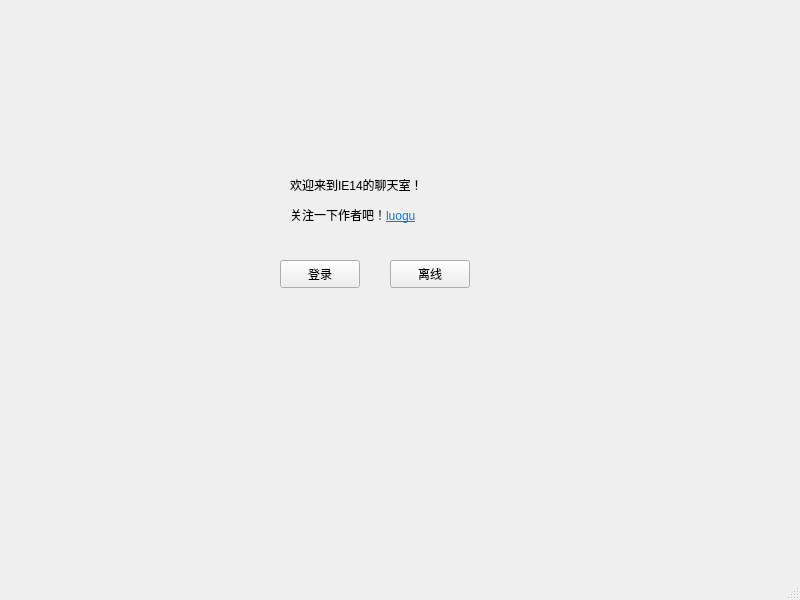
<?xml version="1.0" encoding="UTF-8"?>
<ui version="4.0">
 <class>MainWindow</class>
 <widget class="QMainWindow" name="MainWindow">
  <property name="geometry">
   <rect>
    <x>0</x>
    <y>0</y>
    <width>800</width>
    <height>600</height>
   </rect>
  </property>
  <property name="windowTitle">
   <string>MainWindow</string>
  </property>
  <widget class="QWidget" name="centralwidget">
   <widget class="QPushButton" name="login">
    <property name="geometry">
     <rect>
      <x>280</x>
      <y>260</y>
      <width>80</width>
      <height>28</height>
     </rect>
    </property>
    <property name="toolTip">
     <string>&lt;html&gt;&lt;head/&gt;&lt;body&gt;&lt;p&gt;该选项需要外网连接。&lt;/p&gt;&lt;/body&gt;&lt;/html&gt;</string>
    </property>
    <property name="whatsThis">
     <string>&lt;html&gt;&lt;head/&gt;&lt;body&gt;&lt;p&gt;&lt;br/&gt;&lt;/p&gt;&lt;/body&gt;&lt;/html&gt;</string>
    </property>
    <property name="text">
     <string>登录</string>
    </property>
   </widget>
   <widget class="QPushButton" name="nologin">
    <property name="geometry">
     <rect>
      <x>390</x>
      <y>260</y>
      <width>80</width>
      <height>28</height>
     </rect>
    </property>
    <property name="toolTip">
     <string>&lt;html&gt;&lt;head/&gt;&lt;body&gt;&lt;p&gt;只能在局域网内运行。&lt;/p&gt;&lt;/body&gt;&lt;/html&gt;</string>
    </property>
    <property name="whatsThis">
     <string>&lt;html&gt;&lt;head/&gt;&lt;body&gt;&lt;p&gt;只能在局域网内运行。&lt;/p&gt;&lt;/body&gt;&lt;/html&gt;</string>
    </property>
    <property name="text">
     <string>离线</string>
    </property>
   </widget>
   <widget class="QLabel" name="welcome">
    <property name="geometry">
     <rect>
      <x>290</x>
      <y>160</y>
      <width>211</width>
      <height>81</height>
     </rect>
    </property>
    <property name="maximumSize">
     <size>
      <width>211</width>
      <height>111</height>
     </size>
    </property>
    <property name="text">
     <string>&lt;html&gt;&lt;head/&gt;&lt;body&gt;&lt;p&gt;欢迎来到IE14的聊天室！&lt;/p&gt;&lt;p&gt;关注一下作者吧！&lt;a href=&quot;https://www.luogu.com.cn/user/1303746&quot;&gt;&lt;span style=&quot; text-decoration: underline; color:#007af4;&quot;&gt;luogu&lt;/span&gt;&lt;/a&gt;&lt;/p&gt;&lt;/body&gt;&lt;/html&gt;</string>
    </property>
   </widget>
  </widget>
  <widget class="QStatusBar" name="statusbar"/>
 </widget>
 <resources/>
 <connections/>
</ui>
